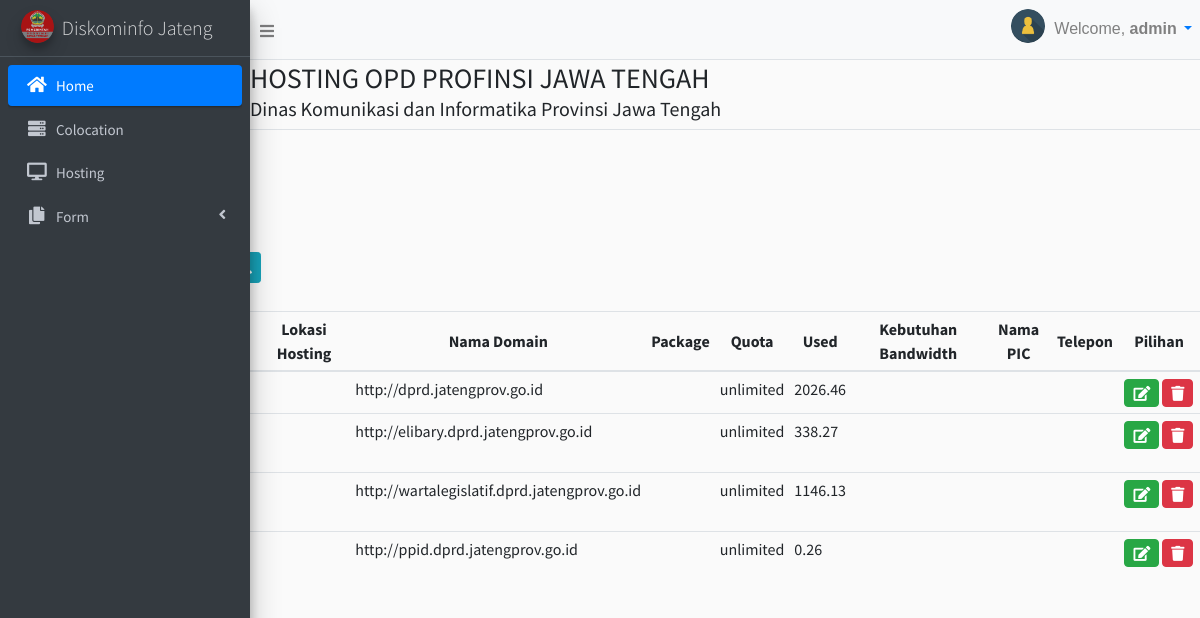
/pages/hosting.php?cari=DPRD Provinsi Jawa Tengah (signed in), run on the app's committed database.
### tables this page shows
CREATE TABLE `hosting` (
  `no` int(11) NOT NULL,
  `nama_opd` varchar(255) DEFAULT NULL,
  `lokasi_hosting` varchar(255) DEFAULT NULL,
  `domain` varchar(255) DEFAULT NULL,
  `package` varchar(255) DEFAULT NULL,
  `quota` varchar(255) DEFAULT NULL,
  `used` varchar(255) DEFAULT NULL,
  `keb_bw` varchar(255) DEFAULT NULL,
  `nama` varchar(255) DEFAULT NULL,
  `telepon` varchar(255) DEFAULT NULL
);

### pages/hosting.php (the view, shortened to what this page needs)
<?php
include "dashboard.php"
?>
        </head>
            <header class="main-header">
                <h3 class="blog-title">HOSTING OPD PROFINSI JAWA TENGAH</h3>
                <h5 class="blog-title">Dinas Komunikasi dan Informatika Provinsi Jawa Tengah</h5>
            </header>
            <body style="background-color : #fafafa;"><br>
                <div class="kolom">
                    <div class="card-body">
                        <button class="btn btn-info" onclick="document.getElementById('id01').style.display='block'" style="width:auto;">
                        </button>
                    </div>
                    <div class="card-body">
                      <form class="form-inline ml-3" action="tabel2.php">
                          <div class="input-group input-group-sm">
                            <div class="input-group-append">
                              <button class="btn btn-info" type="submit">
                              </button>
                            </div>
                          </div>
                        </form>
                    </div>
                </div>
                <center>
                    <div class="table-responsive table mt-2" id="dataTable" role="grid" aria-describedby="dataTable_info">
                        <table class="table dataTable my-0" id="dataTable">
                            <thead>
                                <tr>
                                    <th style="text-align:center;">Nama OPD</th>
                                    <th style="text-align:center;">Lokasi Hosting</th>
                                    <th style="text-align:center;">Nama Domain</th>
                                    <th style="text-align:center;">Package</th>
                                    <th style="text-align:center;">Quota </th>
                                    <th style="text-align:center;">Used</th>
                                    <th style="text-align:center;">Kebutuhan Bandwidth</th>
                                    <th style="text-align:center;">Nama PIC</th>
                                    <th style="text-align:center;">Telepon</th>
                                    <th style="text-align:center;">Pilihan</th>
                                </tr>
                            </thead>
                        <tbody>
                            <?php
                                include "koneksi2.php";
                                    if(isset($_GET['cari'])){
                                        $cari = $_GET['cari'];
                                        $query = "select * from hosting where nama_opd like '%".$cari."%'";
                                    }else{
                                        $query = "SELECT * from hosting";
                                    }
                                    $result = mysqli_query($connect, $query) or die(mysqli_error($connect));
                                    while ($row = mysqli_fetch_array($result)) {
                            ?>
                            <tr>
                                <td style="text-align:left;"><?php echo $row['nama_opd']; ?></td>
                                <td style="text-align:left;"><?php echo $row['lokasi_hosting']; ?></td>
                                <td style="text-align:left;"><?php echo $row['domain']; ?></td>
                                <td style="text-align:left;"><?php echo $row['package']; ?></td>
                                <td style="text-align:left;"><?php echo $row['quota']; ?></td>
                                <td style="text-align:left;"><?php echo $row['used']; ?></td>
                                <td style="text-align:left;"><?php echo $row['keb_bw']; ?></td>
                                <td style="text-align:left;"><?php echo $row['nama']; ?></td>
                                <td style="text-align:left;"><?php echo $row['telepon']; ?></td>
                                <td style="text-align:center;">
                                    <div class="btn-group" role="group">
                                        <a href='edit_hosting.php?id=<?php echo $row['nama_opd']; ?>'>
                                            <button class="btn btn-success" type="button">
                                                <i class="fa fa-edit"></i></button>
                                        </a>
                                        <a  href='hapushosting.php?id=<?php echo $row['nama_opd']; ?>'>
                                            <button class="btn btn-danger" type="button">
                                                <i class="fa fa-trash"></i></button>
                                        </a>
                                    </div>
                                </td>
                            </tr>
                            <?php
                            }
                            ?>
                        </tbody>
                        </table>
                    </div>
                </center>
            </body>
    </div>
</body>
</html>

### pages/hosting.php (style rules this page uses)
button[type=button] { margin: 1.5px; padding: 1px 8px; }
.fa { justify-content: center; font-size: 15px; }
h3,p { margin: 2px 0; }

### data on the page
hosting: domain "http://dprd.jatengprov.go.id", quota "unlimited", used "2026.46"
hosting: domain "http://elibary.dprd.jatengprov.go.id", quota "unlimited", used "338.27"
hosting: domain "http://wartalegislatif.dprd.jatengprov.go.id", quota "unlimited", used "1146.13"
hosting: domain "http://ppid.dprd.jatengprov.go.id", quota "unlimited", used "0.26"

### other printed values
$_SESSION['username'] "admin"
